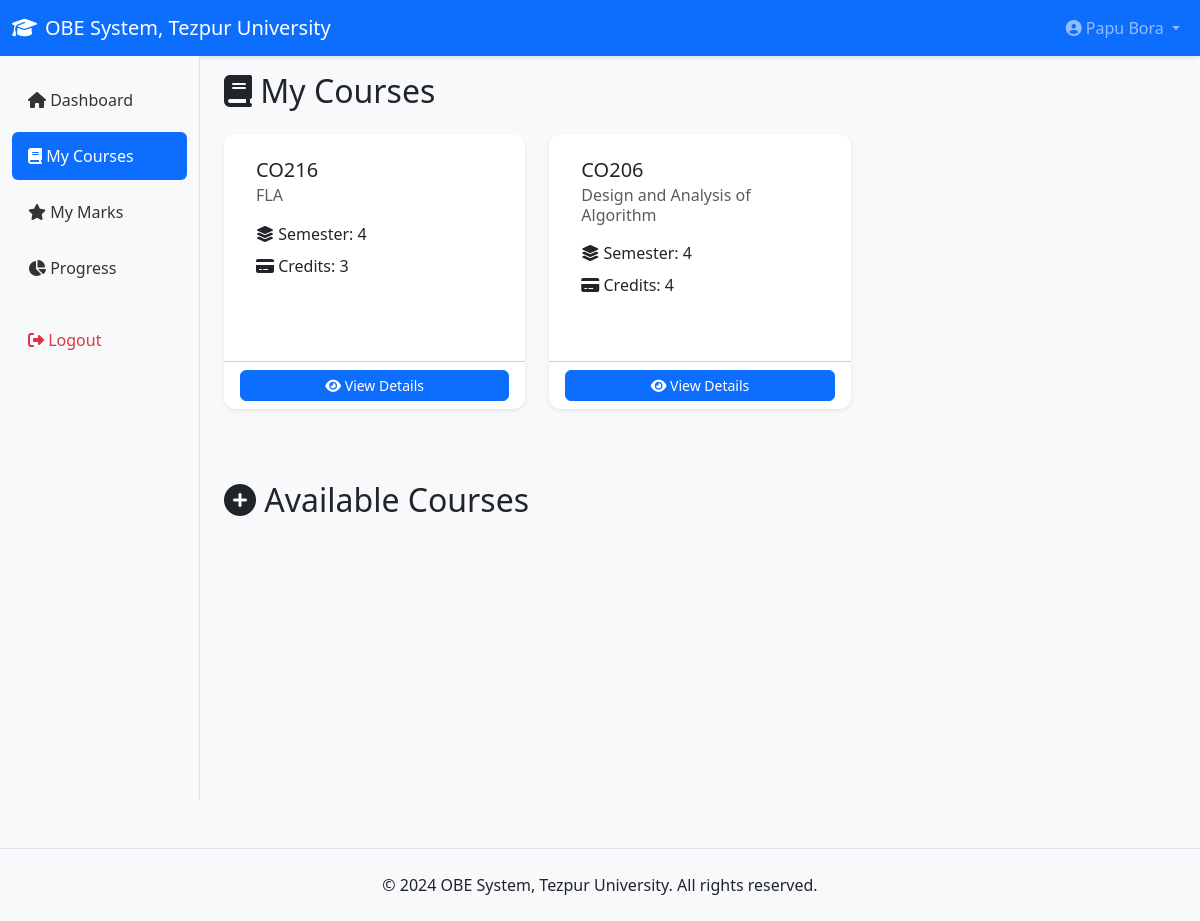
The app's page /student/courses.php (signed in) with its own data.
### tables this page shows
CREATE TABLE `courses` (
  `id` int(11) NOT NULL,
  `program_id` int(11) NOT NULL,
  `code` varchar(20) NOT NULL,
  `name` varchar(200) NOT NULL,
  `credits` int(11) DEFAULT 4,
  `semester` int(11) NOT NULL,
  `faculty_id` int(11) DEFAULT NULL,
  `academic_year` varchar(20) DEFAULT NULL,
  `created_at` timestamp NOT NULL DEFAULT current_timestamp()
);

### includes/db.php (called while the page is built, shortened)
<?php
class Database {
    private $conn;
    public function __construct() {
        $this->conn = new mysqli(DB_HOST, DB_USER, DB_PASS, DB_NAME);
        $this->conn->set_charset("utf8mb4");
    }
    public function prepare($sql) {
        return $this->conn->prepare($sql);
    }
}
function getDB() {
    static $db = null;
    if (!$db) {
        $db = new Database();
    }
    return $db;
}
?>

### student/courses.php (the view, shortened to what this page needs)
<?php
require_once '../includes/db.php';
$db = getDB();
$user_id = $_SESSION['user_id'];
$stmt = $db->prepare("SELECT c.* FROM enrollments e
                     JOIN courses c ON e.course_id = c.id
                     WHERE e.student_id = ? ORDER BY c.semester");
$stmt->bind_param("i", $user_id);
$stmt->execute();
$result = $stmt->get_result();
include '../includes/header.php';
?>
<h2 class="mb-4"><i class="fas fa-book"></i> My Courses</h2>
<div class="row">
    <?php while ($course = $result->fetch_assoc()): ?>
    <div class="col-md-4 mb-4">
        <div class="card h-100">
            <div class="card-body">
                <h5 class="card-title"><?php echo $course['code']; ?></h5>
                <h6 class="card-subtitle text-muted"><?php echo $course['name']; ?></h6>
                <p class="mt-3 mb-2">
                    <i class="fas fa-layer-group"></i> Semester: <?php echo $course['semester']; ?>
                </p>
                <p class="mb-3">
                    <i class="fas fa-credit-card"></i> Credits: <?php echo $course['credits']; ?></p>
            </div>
            <div class="card-footer bg-transparent">
                <a href="course-detail.php?id=<?php echo $course['id']; ?>" class="btn btn-primary btn-sm w-100">
                    <i class="fas fa-eye"></i> View Details
                </a>
            </div>
        </div>
    </div>
    <?php endwhile; ?>
</div>
<h2 class="mb-4 mt-5"><i class="fas fa-plus-circle"></i> Available Courses</h2>
<?php include '../includes/footer.php'; ?>

### assets/css/style.css (style rules this page uses)
* { margin: 0; padding: 0; box-sizing: border-box; }
body { font-family: 'Segoe UI', Tahoma, Geneva, Verdana, sans-serif; background-color: #f8f9fa; color: #212529; }
.card { border: none; box-shadow: 0 0.125rem 0.25rem rgba(0,0,0,0.075); margin-bottom: 1.5rem; border-radius: 0.75rem; background: #ffffff; transition: box-shadow 0.3s ease; }
.card-body { padding: 1.5rem 2rem; color: #212529; font-size: 1rem; }
.btn { border-radius: 0.375rem; font-weight: 500; transition: all 0.2s ease; cursor: pointer; }

### records on screen
courses: code "CO216", name "FLA", semester "4", credits "3"
courses: code "CO206", name "Design and Analysis of Algorithm", semester "4", credits "4"

### other values on screen
SITE_NAME "OBE System, Tezpur University"
$user['full_name'] "Papu Bora"
